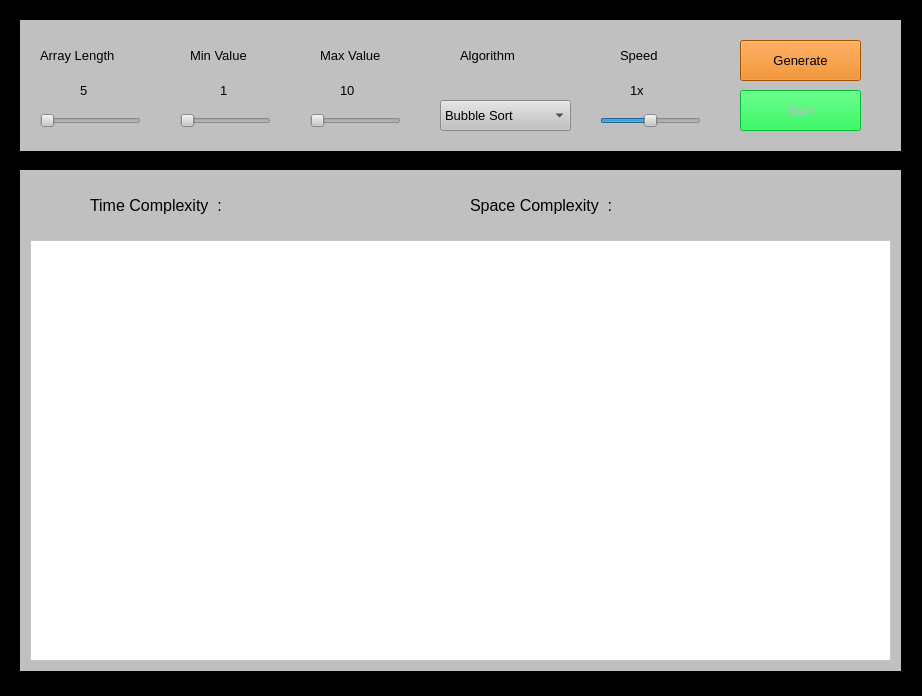
<?xml version="1.0" encoding="UTF-8"?>
<ui version="4.0">
 <class>MainWindow</class>
 <widget class="QMainWindow" name="MainWindow">
  <property name="geometry">
   <rect>
    <x>0</x>
    <y>0</y>
    <width>922</width>
    <height>696</height>
   </rect>
  </property>
  <property name="minimumSize">
   <size>
    <width>922</width>
    <height>696</height>
   </size>
  </property>
  <property name="maximumSize">
   <size>
    <width>922</width>
    <height>696</height>
   </size>
  </property>
  <property name="windowTitle">
   <string>Sorting Visualizer</string>
  </property>
  <property name="styleSheet">
   <string notr="true">background:black</string>
  </property>
  <widget class="QWidget" name="centralwidget">
   <widget class="QWidget" name="widget" native="true">
    <property name="geometry">
     <rect>
      <x>20</x>
      <y>20</y>
      <width>881</width>
      <height>131</height>
     </rect>
    </property>
    <property name="styleSheet">
     <string notr="true">background:silver</string>
    </property>
    <widget class="QLabel" name="label_3">
     <property name="geometry">
      <rect>
       <x>20</x>
       <y>20</y>
       <width>111</width>
       <height>31</height>
      </rect>
     </property>
     <property name="font">
      <font>
       <pointsize>10</pointsize>
      </font>
     </property>
     <property name="text">
      <string>Array Length</string>
     </property>
    </widget>
    <widget class="QSlider" name="lenslider">
     <property name="geometry">
      <rect>
       <x>20</x>
       <y>90</y>
       <width>101</width>
       <height>21</height>
      </rect>
     </property>
     <property name="cursor">
      <cursorShape>PointingHandCursor</cursorShape>
     </property>
     <property name="minimum">
      <number>5</number>
     </property>
     <property name="maximum">
      <number>20</number>
     </property>
     <property name="orientation">
      <enum>Qt::Horizontal</enum>
     </property>
    </widget>
    <widget class="QSlider" name="minslider">
     <property name="geometry">
      <rect>
       <x>160</x>
       <y>90</y>
       <width>91</width>
       <height>21</height>
      </rect>
     </property>
     <property name="cursor">
      <cursorShape>PointingHandCursor</cursorShape>
     </property>
     <property name="minimum">
      <number>1</number>
     </property>
     <property name="maximum">
      <number>10</number>
     </property>
     <property name="orientation">
      <enum>Qt::Horizontal</enum>
     </property>
    </widget>
    <widget class="QLabel" name="label_4">
     <property name="geometry">
      <rect>
       <x>170</x>
       <y>20</y>
       <width>91</width>
       <height>31</height>
      </rect>
     </property>
     <property name="font">
      <font>
       <pointsize>10</pointsize>
      </font>
     </property>
     <property name="text">
      <string>Min Value</string>
     </property>
    </widget>
    <widget class="QSlider" name="maxslider">
     <property name="geometry">
      <rect>
       <x>290</x>
       <y>90</y>
       <width>91</width>
       <height>21</height>
      </rect>
     </property>
     <property name="cursor">
      <cursorShape>PointingHandCursor</cursorShape>
     </property>
     <property name="minimum">
      <number>10</number>
     </property>
     <property name="maximum">
      <number>20</number>
     </property>
     <property name="orientation">
      <enum>Qt::Horizontal</enum>
     </property>
    </widget>
    <widget class="QLabel" name="label_5">
     <property name="geometry">
      <rect>
       <x>300</x>
       <y>20</y>
       <width>91</width>
       <height>31</height>
      </rect>
     </property>
     <property name="font">
      <font>
       <pointsize>10</pointsize>
      </font>
     </property>
     <property name="text">
      <string>Max Value</string>
     </property>
    </widget>
    <widget class="QComboBox" name="algorithm">
     <property name="geometry">
      <rect>
       <x>420</x>
       <y>80</y>
       <width>131</width>
       <height>31</height>
      </rect>
     </property>
     <property name="font">
      <font>
       <pointsize>10</pointsize>
      </font>
     </property>
     <property name="cursor">
      <cursorShape>PointingHandCursor</cursorShape>
     </property>
     <property name="placeholderText">
      <string/>
     </property>
     <item>
      <property name="text">
       <string>Bubble Sort</string>
      </property>
     </item>
     <item>
      <property name="text">
       <string>Insertion Sort</string>
      </property>
     </item>
     <item>
      <property name="text">
       <string>Selection Sort</string>
      </property>
     </item>
     <item>
      <property name="text">
       <string>Merge Sort</string>
      </property>
     </item>
     <item>
      <property name="text">
       <string>Quick Sort</string>
      </property>
     </item>
    </widget>
    <widget class="QLabel" name="label_6">
     <property name="geometry">
      <rect>
       <x>440</x>
       <y>20</y>
       <width>91</width>
       <height>31</height>
      </rect>
     </property>
     <property name="font">
      <font>
       <pointsize>10</pointsize>
      </font>
     </property>
     <property name="text">
      <string>Algorithm</string>
     </property>
    </widget>
    <widget class="QLabel" name="label_7">
     <property name="geometry">
      <rect>
       <x>600</x>
       <y>20</y>
       <width>61</width>
       <height>31</height>
      </rect>
     </property>
     <property name="font">
      <font>
       <pointsize>10</pointsize>
      </font>
     </property>
     <property name="text">
      <string>Speed</string>
     </property>
    </widget>
    <widget class="QSlider" name="speedslider">
     <property name="geometry">
      <rect>
       <x>580</x>
       <y>90</y>
       <width>101</width>
       <height>21</height>
      </rect>
     </property>
     <property name="cursor">
      <cursorShape>PointingHandCursor</cursorShape>
     </property>
     <property name="maximum">
      <number>6</number>
     </property>
     <property name="pageStep">
      <number>10</number>
     </property>
     <property name="sliderPosition">
      <number>3</number>
     </property>
     <property name="orientation">
      <enum>Qt::Horizontal</enum>
     </property>
    </widget>
    <widget class="QPushButton" name="generate">
     <property name="geometry">
      <rect>
       <x>720</x>
       <y>20</y>
       <width>121</width>
       <height>41</height>
      </rect>
     </property>
     <property name="font">
      <font>
       <pointsize>10</pointsize>
      </font>
     </property>
     <property name="cursor">
      <cursorShape>PointingHandCursor</cursorShape>
     </property>
     <property name="styleSheet">
      <string notr="true">QPushButton
{
 background:#e67300;
}
QPushButton::hover
{
 background: #cc6600;
}</string>
     </property>
     <property name="text">
      <string>Generate</string>
     </property>
    </widget>
    <widget class="QPushButton" name="start">
     <property name="enabled">
      <bool>false</bool>
     </property>
     <property name="geometry">
      <rect>
       <x>720</x>
       <y>70</y>
       <width>121</width>
       <height>41</height>
      </rect>
     </property>
     <property name="font">
      <font>
       <pointsize>10</pointsize>
      </font>
     </property>
     <property name="cursor">
      <cursorShape>PointingHandCursor</cursorShape>
     </property>
     <property name="styleSheet">
      <string notr="true">QPushButton
{
  background:#00e639;
}
QPushButton::hover
{
  background: #00cc33;
}</string>
     </property>
     <property name="text">
      <string>Start</string>
     </property>
    </widget>
    <widget class="QLabel" name="lenval">
     <property name="geometry">
      <rect>
       <x>60</x>
       <y>60</y>
       <width>41</width>
       <height>21</height>
      </rect>
     </property>
     <property name="font">
      <font>
       <pointsize>10</pointsize>
      </font>
     </property>
     <property name="text">
      <string>5</string>
     </property>
    </widget>
    <widget class="QLabel" name="minval">
     <property name="geometry">
      <rect>
       <x>200</x>
       <y>60</y>
       <width>41</width>
       <height>21</height>
      </rect>
     </property>
     <property name="font">
      <font>
       <pointsize>10</pointsize>
      </font>
     </property>
     <property name="text">
      <string>1</string>
     </property>
    </widget>
    <widget class="QLabel" name="maxval">
     <property name="geometry">
      <rect>
       <x>320</x>
       <y>60</y>
       <width>41</width>
       <height>21</height>
      </rect>
     </property>
     <property name="font">
      <font>
       <pointsize>10</pointsize>
      </font>
     </property>
     <property name="text">
      <string>10</string>
     </property>
    </widget>
    <widget class="QLabel" name="speedval">
     <property name="geometry">
      <rect>
       <x>610</x>
       <y>60</y>
       <width>61</width>
       <height>21</height>
      </rect>
     </property>
     <property name="font">
      <font>
       <pointsize>10</pointsize>
      </font>
     </property>
     <property name="text">
      <string>1x</string>
     </property>
    </widget>
   </widget>
   <widget class="QWidget" name="widget_2" native="true">
    <property name="geometry">
     <rect>
      <x>20</x>
      <y>170</y>
      <width>881</width>
      <height>501</height>
     </rect>
    </property>
    <property name="styleSheet">
     <string notr="true">background:silver</string>
    </property>
    <widget class="QLabel" name="label">
     <property name="geometry">
      <rect>
       <x>70</x>
       <y>20</y>
       <width>181</width>
       <height>31</height>
      </rect>
     </property>
     <property name="font">
      <font>
       <pointsize>12</pointsize>
      </font>
     </property>
     <property name="text">
      <string>Time Complexity  : </string>
     </property>
    </widget>
    <widget class="QLabel" name="label_2">
     <property name="geometry">
      <rect>
       <x>450</x>
       <y>20</y>
       <width>191</width>
       <height>31</height>
      </rect>
     </property>
     <property name="font">
      <font>
       <pointsize>12</pointsize>
      </font>
     </property>
     <property name="text">
      <string>Space Complexity  : </string>
     </property>
    </widget>
    <widget class="QLabel" name="tmcomp">
     <property name="geometry">
      <rect>
       <x>260</x>
       <y>20</y>
       <width>101</width>
       <height>31</height>
      </rect>
     </property>
     <property name="font">
      <font>
       <pointsize>12</pointsize>
      </font>
     </property>
     <property name="styleSheet">
      <string notr="true">color:blue;</string>
     </property>
     <property name="text">
      <string/>
     </property>
    </widget>
    <widget class="QLabel" name="spcomp">
     <property name="geometry">
      <rect>
       <x>650</x>
       <y>20</y>
       <width>101</width>
       <height>31</height>
      </rect>
     </property>
     <property name="font">
      <font>
       <pointsize>12</pointsize>
      </font>
     </property>
     <property name="styleSheet">
      <string notr="true">color:blue;</string>
     </property>
     <property name="text">
      <string/>
     </property>
    </widget>
    <widget class="QGraphicsView" name="graphicsView">
     <property name="geometry">
      <rect>
       <x>10</x>
       <y>70</y>
       <width>861</width>
       <height>421</height>
      </rect>
     </property>
     <property name="styleSheet">
      <string notr="true">background:white;</string>
     </property>
     <property name="verticalScrollBarPolicy">
      <enum>Qt::ScrollBarAlwaysOff</enum>
     </property>
     <property name="horizontalScrollBarPolicy">
      <enum>Qt::ScrollBarAlwaysOff</enum>
     </property>
     <property name="viewportUpdateMode">
      <enum>QGraphicsView::NoViewportUpdate</enum>
     </property>
    </widget>
   </widget>
  </widget>
  <widget class="QStatusBar" name="statusbar"/>
 </widget>
 <resources/>
 <connections/>
</ui>
